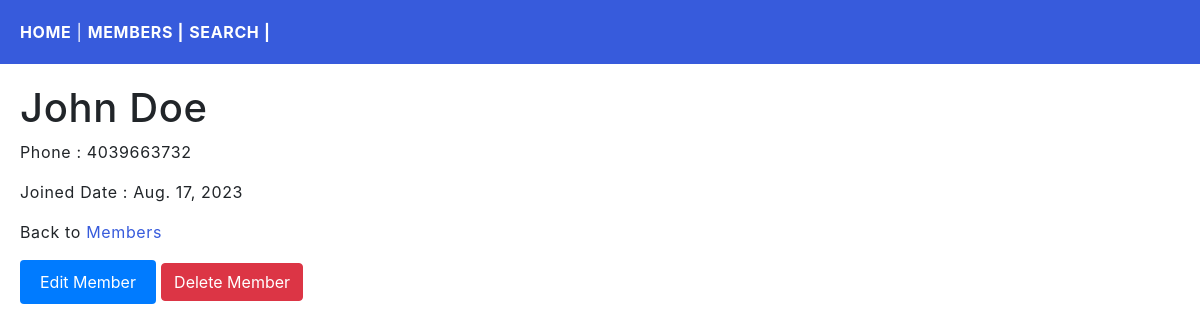
The app's page /members/details/1 with its own data.
### members/models.py (models this page shows, shortened)
class Member(models.Model):
    firstName = models.CharField(max_length=255)
    lastName = models.CharField(max_length=255)
    phone = models.IntegerField(null= True, blank=True)
    join_date = models.DateField(null=True, blank=True)

### members/views.py (the view)
# urls.py: path('members/details/<int:id>', views.details, name='details'),
def details(request, id):
    template = loader.get_template('details.html')
    member = Member.objects.get(id = id)
    context = {
        'member': member,
    }
    return HttpResponse(template.render(context, request))

### members/templates/details.html (shortened to what this page needs)
    {% extends 'master.html' %}
    {% block content %}
    <div class="myCards">
        <h1>{{member.firstName}} {{member.lastName}} </h1>
        <p>Phone : {{member.phone}}</p>
        <p>Joined Date : {{member.join_date}}</p>
        <p>Back to <a href="/members">Members</a></p>
        <form method="post" action="{% url 'edit_member' member.id %}">
            <button type="submit" class="btn btn-primary">Edit Member</button>
            <button type="button" class="btn btn-danger" onclick="location.href='{% url 'delete_member' member.id %}'">Delete Member</button>
        </form>
    </div>
    {%endblock%}

### myStaticFiles/mystyles.css (style rules this page uses)
body { margin: 0; font: 600 18px 'Source Sans Pro', sans-serif; letter-spacing: 0.64px; color: #585d74; justify-content: center; }
a:link, a:visited { color: #375BDC; }
.myCards { margin: 10px; padding: 10px; }

### members/static/css/form.css (style rules this page uses)
.btn-primary { background-color: #007bff; color: #fff; padding: 10px 20px; border: none; border-radius: 4px; cursor: pointer; }

### records on screen
Member: firstName "John", lastName "Doe", phone "4039663732", join_date "Aug. 17, 2023"
